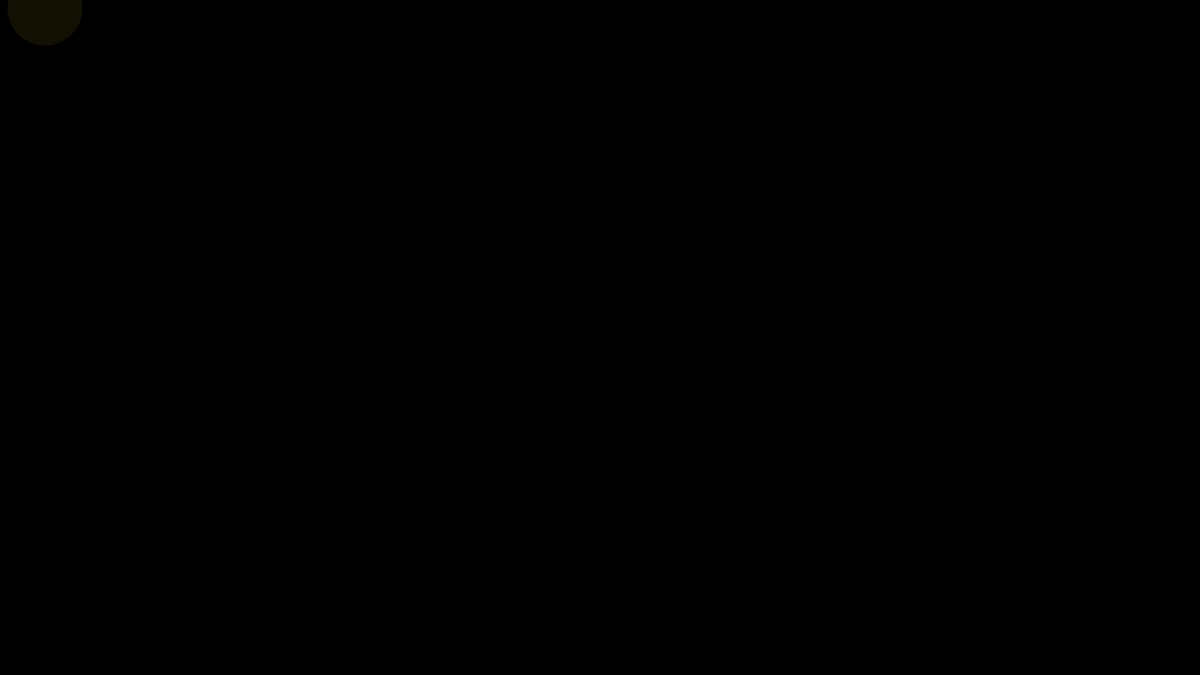
Frame 1 (no input)
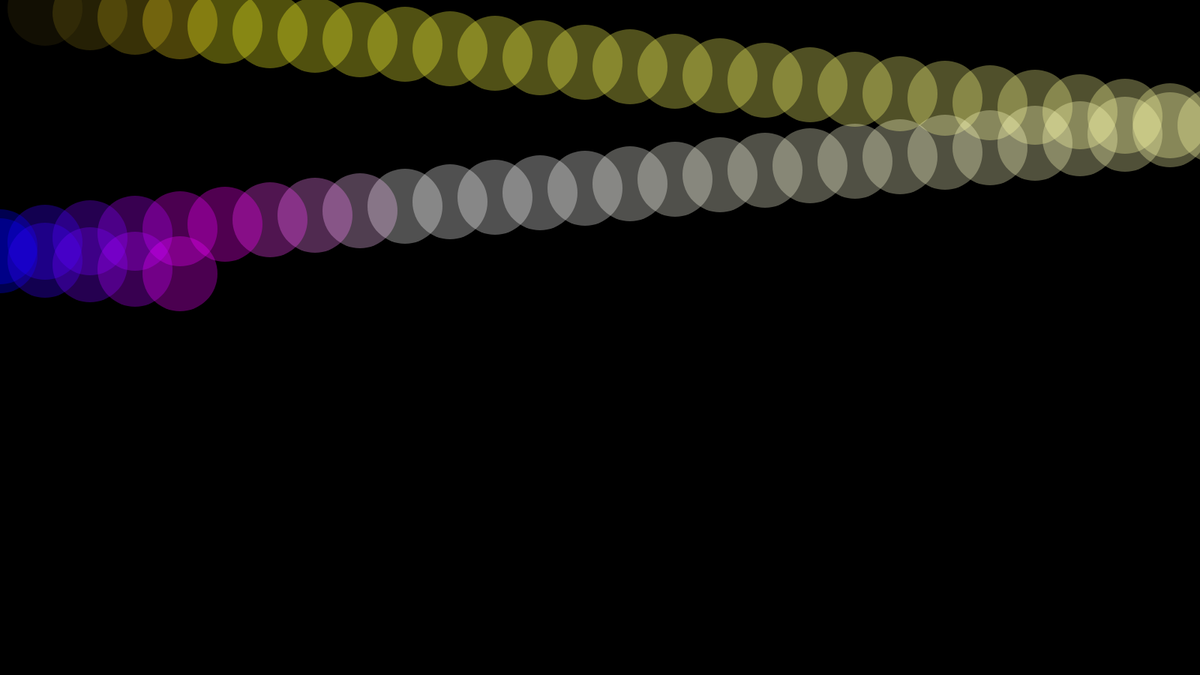
Frame 60 (no input)
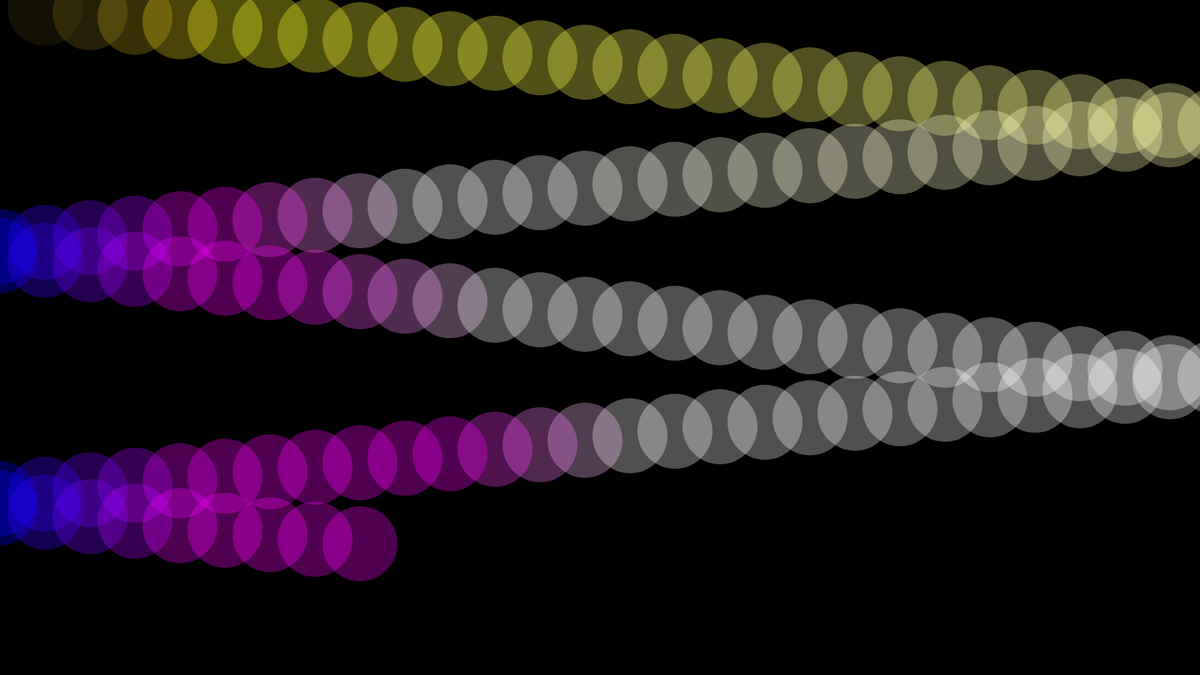
Frame 120 (the mouse pressed at the canvas centre since frame 60)

The p5.js sketch that drew these frames (run headless with seeded random() and noise() and a simulated clock; from frame 60 on, the mouse is pressed at the canvas centre):

// p5.js sketch
// ── sketch.js
let x = 0;
let y = 5;
let xspeed = 60;
let yspeed = 6;

function setup() {
  createCanvas(1600, 900);
  background(0);
}

function draw() {
  // x pos
  if (x < 0) {
    xspeed = -1*xspeed;
  }
  if (x > width) {
    xspeed = -1*xspeed;
  }
  x += xspeed;

  // ypos
  if (y > height) {
    yspeed = -1 * yspeed;
  }
  if (y < 0) {
    yspeed = -1*yspeed;
  }
  y += yspeed;

  // dynamic fill
  noStroke();
  fill(x, x - y, y, 80);
  ellipse(x, y, 100, 100);
}
